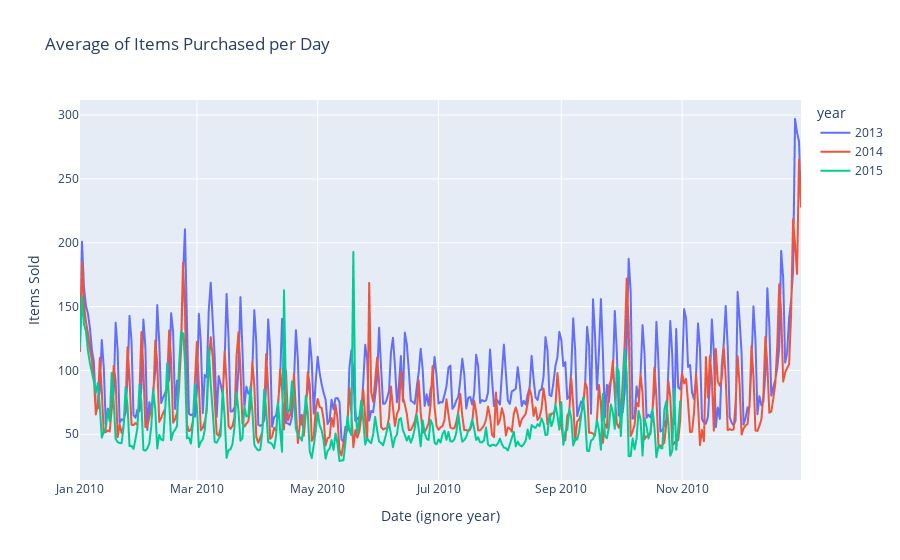

The notebook cell this image was saved under:
### Markdown cell above
## Original dataset noisy as expected

Trade-off between granularity and reduction of noise?

Will apply moving average with different parameters and evaluate predictive models/machine learning by calculating MSE between them

### Code cell
fig = px.line(average_sales_per_day, x='date', y='item_cnt_day', color='year',title='Average of Items Purchased per Day')
fig.update_layout(xaxis_title='Date (ignore year)', yaxis_title='Items Sold')
fig.show()

### Figure 1 — Plotly figure (JSON) as saved in the notebook; plotly's stock layout.template omitted (floating-point values rounded to 4 significant figures; data arrays with more than 128 entries replaced by an {"elided": "..."} marker saying what was removed)
{"data": [{"hovertemplate": "year=2013<br>date=%{x}<br>item_cnt_day=%{y}<extra></extra>", "legendgroup": "2013", "line": {"color": "#636efa", "dash": "solid"}, "marker": {"symbol": "circle"}, "mode": "lines", "name": "2013", "showlegend": true, "type": "scattergl", "x": {"elided": "365 str values"}, "xaxis": "x", "y": {"elided": "365 float values"}, "yaxis": "y"}, {"hovertemplate": "year=2014<br>date=%{x}<br>item_cnt_day=%{y}<extra></extra>", "legendgroup": "2014", "line": {"color": "#EF553B", "dash": "solid"}, "marker": {"symbol": "circle"}, "mode": "lines", "name": "2014", "showlegend": true, "type": "scattergl", "x": {"elided": "365 str values"}, "xaxis": "x", "y": {"elided": "365 float values"}, "yaxis": "y"}, {"hovertemplate": "year=2015<br>date=%{x}<br>item_cnt_day=%{y}<extra></extra>", "legendgroup": "2015", "line": {"color": "#00cc96", "dash": "solid"}, "marker": {"symbol": "circle"}, "mode": "lines", "name": "2015", "showlegend": true, "type": "scattergl", "x": {"elided": "304 str values"}, "xaxis": "x", "y": {"elided": "304 float values"}, "yaxis": "y"}], "layout": {"legend": {"title": {"text": "year"}, "tracegroupgap": 0}, "title": {"text": "Average of Items Purchased per Day"}, "xaxis": {"anchor": "y", "domain": [0, 1], "title": {"text": "Date (ignore year)"}}, "yaxis": {"anchor": "x", "domain": [0, 1], "title": {"text": "Items Sold"}}}}
